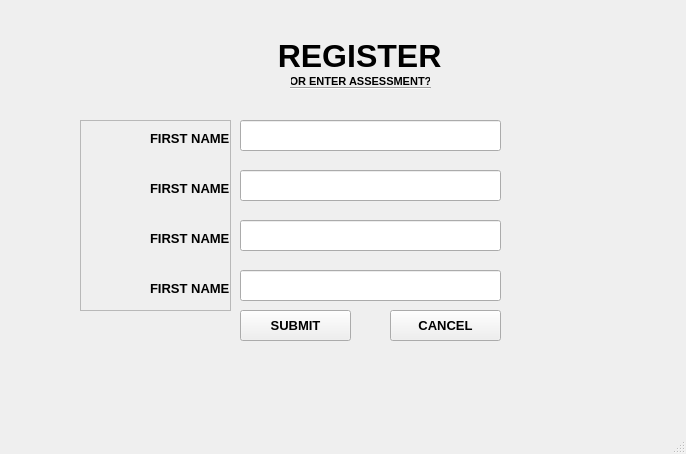
<?xml version="1.0" encoding="UTF-8"?>
<ui version="4.0">
 <class>Registration</class>
 <widget class="QMainWindow" name="Registration">
  <property name="geometry">
   <rect>
    <x>0</x>
    <y>0</y>
    <width>686</width>
    <height>454</height>
   </rect>
  </property>
  <property name="windowTitle">
   <string>MainWindow</string>
  </property>
  <widget class="QWidget" name="centralwidget">
   <widget class="QLineEdit" name="lineEdit">
    <property name="geometry">
     <rect>
      <x>240</x>
      <y>120</y>
      <width>261</width>
      <height>31</height>
     </rect>
    </property>
   </widget>
   <widget class="QPushButton" name="pushButton">
    <property name="geometry">
     <rect>
      <x>240</x>
      <y>310</y>
      <width>111</width>
      <height>31</height>
     </rect>
    </property>
    <property name="font">
     <font>
      <family>Arial</family>
      <pointsize>10</pointsize>
      <weight>75</weight>
      <bold>true</bold>
     </font>
    </property>
    <property name="text">
     <string>SUBMIT</string>
    </property>
   </widget>
   <widget class="QFrame" name="frame">
    <property name="geometry">
     <rect>
      <x>80</x>
      <y>120</y>
      <width>151</width>
      <height>191</height>
     </rect>
    </property>
    <property name="frameShape">
     <enum>QFrame::StyledPanel</enum>
    </property>
    <property name="frameShadow">
     <enum>QFrame::Raised</enum>
    </property>
    <widget class="QLabel" name="label">
     <property name="geometry">
      <rect>
       <x>70</x>
       <y>10</y>
       <width>81</width>
       <height>16</height>
      </rect>
     </property>
     <property name="font">
      <font>
       <family>Arial</family>
       <pointsize>10</pointsize>
       <weight>75</weight>
       <bold>true</bold>
      </font>
     </property>
     <property name="text">
      <string>FIRST NAME</string>
     </property>
    </widget>
    <widget class="QLabel" name="label_2">
     <property name="geometry">
      <rect>
       <x>70</x>
       <y>60</y>
       <width>81</width>
       <height>16</height>
      </rect>
     </property>
     <property name="font">
      <font>
       <family>Arial</family>
       <pointsize>10</pointsize>
       <weight>75</weight>
       <bold>true</bold>
      </font>
     </property>
     <property name="text">
      <string>FIRST NAME</string>
     </property>
    </widget>
    <widget class="QLabel" name="label_3">
     <property name="geometry">
      <rect>
       <x>70</x>
       <y>110</y>
       <width>81</width>
       <height>16</height>
      </rect>
     </property>
     <property name="font">
      <font>
       <family>Arial</family>
       <pointsize>10</pointsize>
       <weight>75</weight>
       <bold>true</bold>
      </font>
     </property>
     <property name="text">
      <string>FIRST NAME</string>
     </property>
    </widget>
    <widget class="QLabel" name="label_4">
     <property name="geometry">
      <rect>
       <x>70</x>
       <y>160</y>
       <width>81</width>
       <height>16</height>
      </rect>
     </property>
     <property name="font">
      <font>
       <family>Arial</family>
       <pointsize>10</pointsize>
       <weight>75</weight>
       <bold>true</bold>
      </font>
     </property>
     <property name="text">
      <string>FIRST NAME</string>
     </property>
    </widget>
   </widget>
   <widget class="QPushButton" name="pushButton_2">
    <property name="geometry">
     <rect>
      <x>390</x>
      <y>310</y>
      <width>111</width>
      <height>31</height>
     </rect>
    </property>
    <property name="font">
     <font>
      <family>Arial</family>
      <pointsize>10</pointsize>
      <weight>75</weight>
      <bold>true</bold>
     </font>
    </property>
    <property name="text">
     <string>CANCEL</string>
    </property>
   </widget>
   <widget class="QLabel" name="label_5">
    <property name="geometry">
     <rect>
      <x>260</x>
      <y>20</y>
      <width>191</width>
      <height>71</height>
     </rect>
    </property>
    <property name="font">
     <font>
      <family>Arial</family>
      <pointsize>24</pointsize>
      <weight>75</weight>
      <bold>true</bold>
     </font>
    </property>
    <property name="text">
     <string>  REGISTER</string>
    </property>
    <property name="scaledContents">
     <bool>true</bool>
    </property>
    <property name="wordWrap">
     <bool>false</bool>
    </property>
   </widget>
   <widget class="QLineEdit" name="lineEdit_2">
    <property name="geometry">
     <rect>
      <x>240</x>
      <y>170</y>
      <width>261</width>
      <height>31</height>
     </rect>
    </property>
   </widget>
   <widget class="QLineEdit" name="lineEdit_3">
    <property name="geometry">
     <rect>
      <x>240</x>
      <y>220</y>
      <width>261</width>
      <height>31</height>
     </rect>
    </property>
   </widget>
   <widget class="QLineEdit" name="lineEdit_4">
    <property name="geometry">
     <rect>
      <x>240</x>
      <y>270</y>
      <width>261</width>
      <height>31</height>
     </rect>
    </property>
   </widget>
   <widget class="QPushButton" name="pushButton_3">
    <property name="geometry">
     <rect>
      <x>290</x>
      <y>70</y>
      <width>141</width>
      <height>23</height>
     </rect>
    </property>
    <property name="palette">
     <palette>
      <active>
       <colorrole role="WindowText">
        <brush brushstyle="SolidPattern">
         <color alpha="255">
          <red>0</red>
          <green>0</green>
          <blue>255</blue>
         </color>
        </brush>
       </colorrole>
       <colorrole role="Button">
        <brush brushstyle="SolidPattern">
         <color alpha="255">
          <red>255</red>
          <green>255</green>
          <blue>255</blue>
         </color>
        </brush>
       </colorrole>
       <colorrole role="Light">
        <brush brushstyle="SolidPattern">
         <color alpha="255">
          <red>255</red>
          <green>255</green>
          <blue>255</blue>
         </color>
        </brush>
       </colorrole>
       <colorrole role="Midlight">
        <brush brushstyle="SolidPattern">
         <color alpha="255">
          <red>255</red>
          <green>255</green>
          <blue>255</blue>
         </color>
        </brush>
       </colorrole>
       <colorrole role="Dark">
        <brush brushstyle="SolidPattern">
         <color alpha="255">
          <red>127</red>
          <green>127</green>
          <blue>127</blue>
         </color>
        </brush>
       </colorrole>
       <colorrole role="Mid">
        <brush brushstyle="SolidPattern">
         <color alpha="255">
          <red>170</red>
          <green>170</green>
          <blue>170</blue>
         </color>
        </brush>
       </colorrole>
       <colorrole role="Text">
        <brush brushstyle="SolidPattern">
         <color alpha="255">
          <red>0</red>
          <green>0</green>
          <blue>0</blue>
         </color>
        </brush>
       </colorrole>
       <colorrole role="BrightText">
        <brush brushstyle="SolidPattern">
         <color alpha="255">
          <red>255</red>
          <green>255</green>
          <blue>255</blue>
         </color>
        </brush>
       </colorrole>
       <colorrole role="ButtonText">
        <brush brushstyle="SolidPattern">
         <color alpha="255">
          <red>0</red>
          <green>0</green>
          <blue>0</blue>
         </color>
        </brush>
       </colorrole>
       <colorrole role="Base">
        <brush brushstyle="SolidPattern">
         <color alpha="255">
          <red>255</red>
          <green>255</green>
          <blue>255</blue>
         </color>
        </brush>
       </colorrole>
       <colorrole role="Window">
        <brush brushstyle="SolidPattern">
         <color alpha="255">
          <red>255</red>
          <green>255</green>
          <blue>255</blue>
         </color>
        </brush>
       </colorrole>
       <colorrole role="Shadow">
        <brush brushstyle="SolidPattern">
         <color alpha="255">
          <red>0</red>
          <green>0</green>
          <blue>0</blue>
         </color>
        </brush>
       </colorrole>
       <colorrole role="AlternateBase">
        <brush brushstyle="SolidPattern">
         <color alpha="255">
          <red>255</red>
          <green>255</green>
          <blue>255</blue>
         </color>
        </brush>
       </colorrole>
       <colorrole role="ToolTipBase">
        <brush brushstyle="SolidPattern">
         <color alpha="255">
          <red>255</red>
          <green>255</green>
          <blue>220</blue>
         </color>
        </brush>
       </colorrole>
       <colorrole role="ToolTipText">
        <brush brushstyle="SolidPattern">
         <color alpha="255">
          <red>0</red>
          <green>0</green>
          <blue>0</blue>
         </color>
        </brush>
       </colorrole>
       <colorrole role="PlaceholderText">
        <brush brushstyle="SolidPattern">
         <color alpha="128">
          <red>0</red>
          <green>0</green>
          <blue>0</blue>
         </color>
        </brush>
       </colorrole>
      </active>
      <inactive>
       <colorrole role="WindowText">
        <brush brushstyle="SolidPattern">
         <color alpha="255">
          <red>0</red>
          <green>0</green>
          <blue>255</blue>
         </color>
        </brush>
       </colorrole>
       <colorrole role="Button">
        <brush brushstyle="SolidPattern">
         <color alpha="255">
          <red>255</red>
          <green>255</green>
          <blue>255</blue>
         </color>
        </brush>
       </colorrole>
       <colorrole role="Light">
        <brush brushstyle="SolidPattern">
         <color alpha="255">
          <red>255</red>
          <green>255</green>
          <blue>255</blue>
         </color>
        </brush>
       </colorrole>
       <colorrole role="Midlight">
        <brush brushstyle="SolidPattern">
         <color alpha="255">
          <red>255</red>
          <green>255</green>
          <blue>255</blue>
         </color>
        </brush>
       </colorrole>
       <colorrole role="Dark">
        <brush brushstyle="SolidPattern">
         <color alpha="255">
          <red>127</red>
          <green>127</green>
          <blue>127</blue>
         </color>
        </brush>
       </colorrole>
       <colorrole role="Mid">
        <brush brushstyle="SolidPattern">
         <color alpha="255">
          <red>170</red>
          <green>170</green>
          <blue>170</blue>
         </color>
        </brush>
       </colorrole>
       <colorrole role="Text">
        <brush brushstyle="SolidPattern">
         <color alpha="255">
          <red>0</red>
          <green>0</green>
          <blue>0</blue>
         </color>
        </brush>
       </colorrole>
       <colorrole role="BrightText">
        <brush brushstyle="SolidPattern">
         <color alpha="255">
          <red>255</red>
          <green>255</green>
          <blue>255</blue>
         </color>
        </brush>
       </colorrole>
       <colorrole role="ButtonText">
        <brush brushstyle="SolidPattern">
         <color alpha="255">
          <red>0</red>
          <green>0</green>
          <blue>0</blue>
         </color>
        </brush>
       </colorrole>
       <colorrole role="Base">
        <brush brushstyle="SolidPattern">
         <color alpha="255">
          <red>255</red>
          <green>255</green>
          <blue>255</blue>
         </color>
        </brush>
       </colorrole>
       <colorrole role="Window">
        <brush brushstyle="SolidPattern">
         <color alpha="255">
          <red>255</red>
          <green>255</green>
          <blue>255</blue>
         </color>
        </brush>
       </colorrole>
       <colorrole role="Shadow">
        <brush brushstyle="SolidPattern">
         <color alpha="255">
          <red>0</red>
          <green>0</green>
          <blue>0</blue>
         </color>
        </brush>
       </colorrole>
       <colorrole role="AlternateBase">
        <brush brushstyle="SolidPattern">
         <color alpha="255">
          <red>255</red>
          <green>255</green>
          <blue>255</blue>
         </color>
        </brush>
       </colorrole>
       <colorrole role="ToolTipBase">
        <brush brushstyle="SolidPattern">
         <color alpha="255">
          <red>255</red>
          <green>255</green>
          <blue>220</blue>
         </color>
        </brush>
       </colorrole>
       <colorrole role="ToolTipText">
        <brush brushstyle="SolidPattern">
         <color alpha="255">
          <red>0</red>
          <green>0</green>
          <blue>0</blue>
         </color>
        </brush>
       </colorrole>
       <colorrole role="PlaceholderText">
        <brush brushstyle="SolidPattern">
         <color alpha="128">
          <red>0</red>
          <green>0</green>
          <blue>0</blue>
         </color>
        </brush>
       </colorrole>
      </inactive>
      <disabled>
       <colorrole role="WindowText">
        <brush brushstyle="SolidPattern">
         <color alpha="255">
          <red>127</red>
          <green>127</green>
          <blue>127</blue>
         </color>
        </brush>
       </colorrole>
       <colorrole role="Button">
        <brush brushstyle="SolidPattern">
         <color alpha="255">
          <red>255</red>
          <green>255</green>
          <blue>255</blue>
         </color>
        </brush>
       </colorrole>
       <colorrole role="Light">
        <brush brushstyle="SolidPattern">
         <color alpha="255">
          <red>255</red>
          <green>255</green>
          <blue>255</blue>
         </color>
        </brush>
       </colorrole>
       <colorrole role="Midlight">
        <brush brushstyle="SolidPattern">
         <color alpha="255">
          <red>255</red>
          <green>255</green>
          <blue>255</blue>
         </color>
        </brush>
       </colorrole>
       <colorrole role="Dark">
        <brush brushstyle="SolidPattern">
         <color alpha="255">
          <red>127</red>
          <green>127</green>
          <blue>127</blue>
         </color>
        </brush>
       </colorrole>
       <colorrole role="Mid">
        <brush brushstyle="SolidPattern">
         <color alpha="255">
          <red>170</red>
          <green>170</green>
          <blue>170</blue>
         </color>
        </brush>
       </colorrole>
       <colorrole role="Text">
        <brush brushstyle="SolidPattern">
         <color alpha="255">
          <red>127</red>
          <green>127</green>
          <blue>127</blue>
         </color>
        </brush>
       </colorrole>
       <colorrole role="BrightText">
        <brush brushstyle="SolidPattern">
         <color alpha="255">
          <red>255</red>
          <green>255</green>
          <blue>255</blue>
         </color>
        </brush>
       </colorrole>
       <colorrole role="ButtonText">
        <brush brushstyle="SolidPattern">
         <color alpha="255">
          <red>127</red>
          <green>127</green>
          <blue>127</blue>
         </color>
        </brush>
       </colorrole>
       <colorrole role="Base">
        <brush brushstyle="SolidPattern">
         <color alpha="255">
          <red>255</red>
          <green>255</green>
          <blue>255</blue>
         </color>
        </brush>
       </colorrole>
       <colorrole role="Window">
        <brush brushstyle="SolidPattern">
         <color alpha="255">
          <red>255</red>
          <green>255</green>
          <blue>255</blue>
         </color>
        </brush>
       </colorrole>
       <colorrole role="Shadow">
        <brush brushstyle="SolidPattern">
         <color alpha="255">
          <red>0</red>
          <green>0</green>
          <blue>0</blue>
         </color>
        </brush>
       </colorrole>
       <colorrole role="AlternateBase">
        <brush brushstyle="SolidPattern">
         <color alpha="255">
          <red>255</red>
          <green>255</green>
          <blue>255</blue>
         </color>
        </brush>
       </colorrole>
       <colorrole role="ToolTipBase">
        <brush brushstyle="SolidPattern">
         <color alpha="255">
          <red>255</red>
          <green>255</green>
          <blue>220</blue>
         </color>
        </brush>
       </colorrole>
       <colorrole role="ToolTipText">
        <brush brushstyle="SolidPattern">
         <color alpha="255">
          <red>0</red>
          <green>0</green>
          <blue>0</blue>
         </color>
        </brush>
       </colorrole>
       <colorrole role="PlaceholderText">
        <brush brushstyle="SolidPattern">
         <color alpha="128">
          <red>0</red>
          <green>0</green>
          <blue>0</blue>
         </color>
        </brush>
       </colorrole>
      </disabled>
     </palette>
    </property>
    <property name="font">
     <font>
      <family>Arial</family>
      <pointsize>8</pointsize>
      <weight>75</weight>
      <bold>true</bold>
     </font>
    </property>
    <property name="text">
     <string>OR ENTER ASSESSMENT?</string>
    </property>
    <property name="flat">
     <bool>true</bool>
    </property>
   </widget>
   <widget class="Line" name="line">
    <property name="geometry">
     <rect>
      <x>290</x>
      <y>80</y>
      <width>141</width>
      <height>16</height>
     </rect>
    </property>
    <property name="orientation">
     <enum>Qt::Horizontal</enum>
    </property>
   </widget>
  </widget>
  <widget class="QMenuBar" name="menubar">
   <property name="geometry">
    <rect>
     <x>0</x>
     <y>0</y>
     <width>686</width>
     <height>21</height>
    </rect>
   </property>
  </widget>
  <widget class="QStatusBar" name="statusbar"/>
 </widget>
 <resources/>
 <connections/>
</ui>
